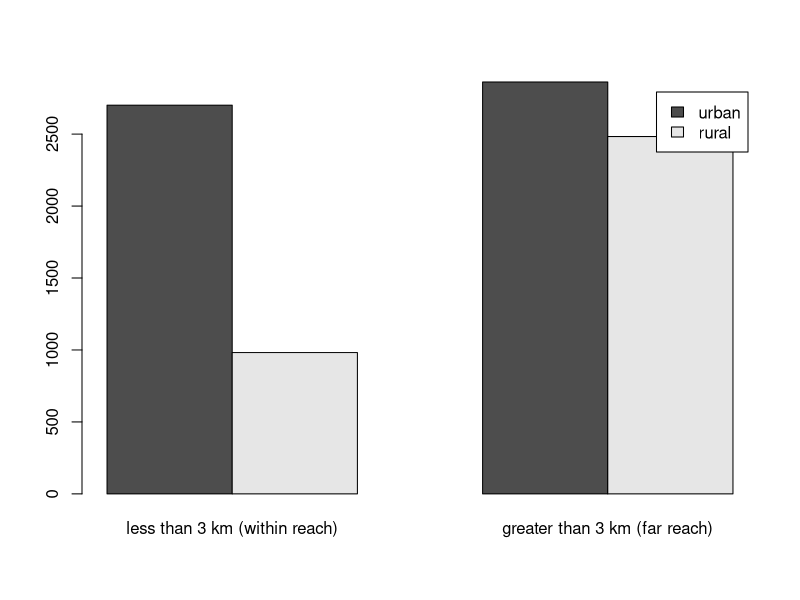
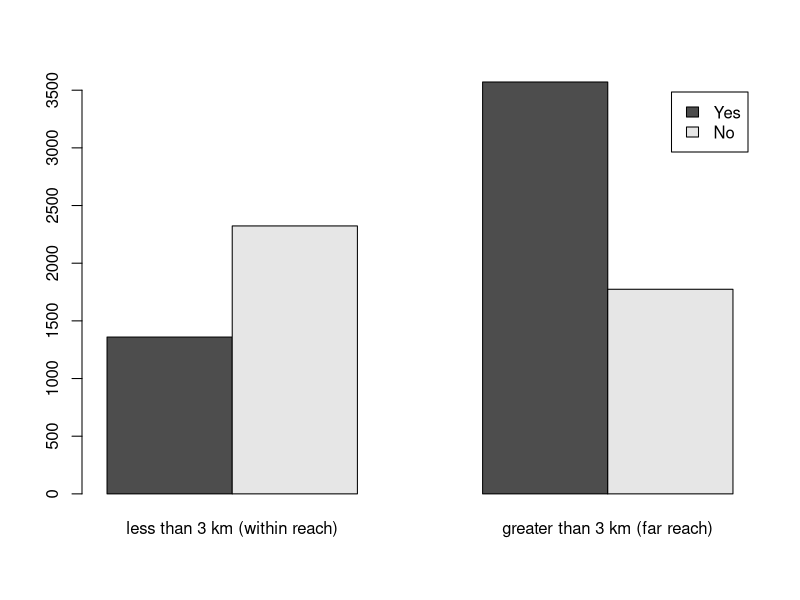
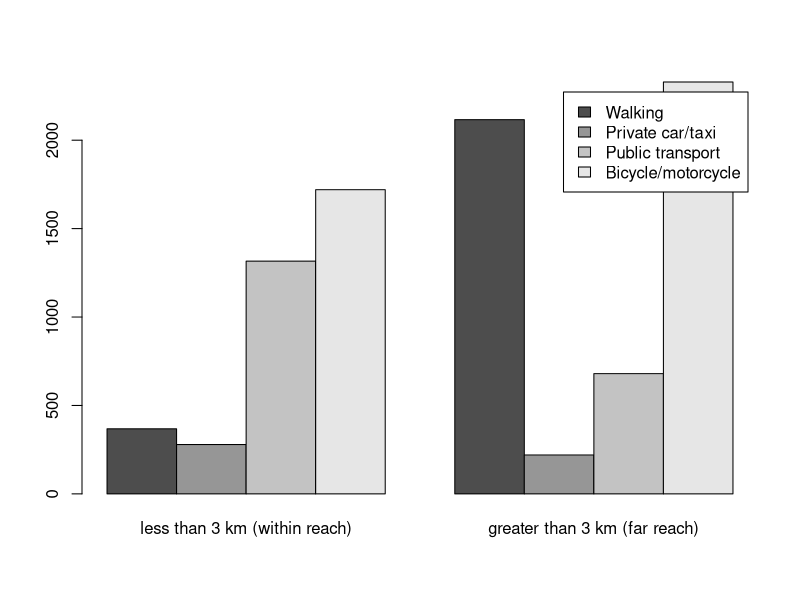
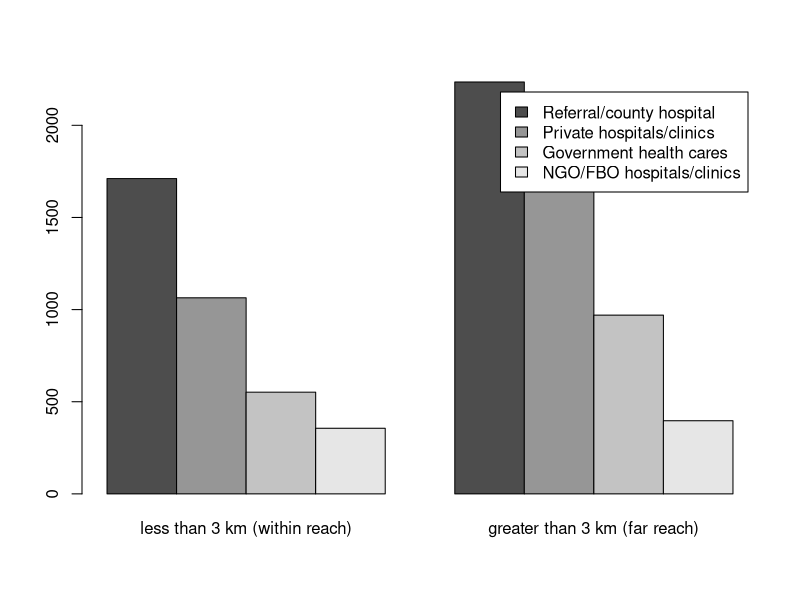
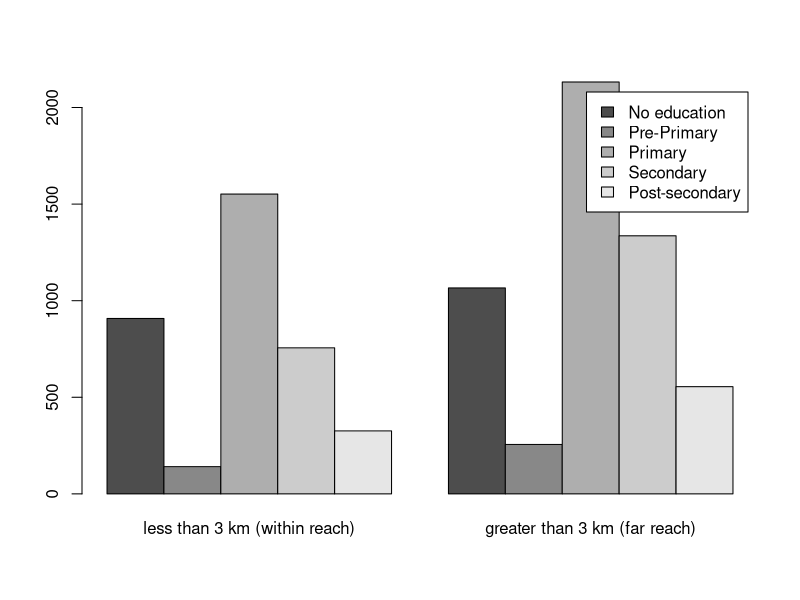
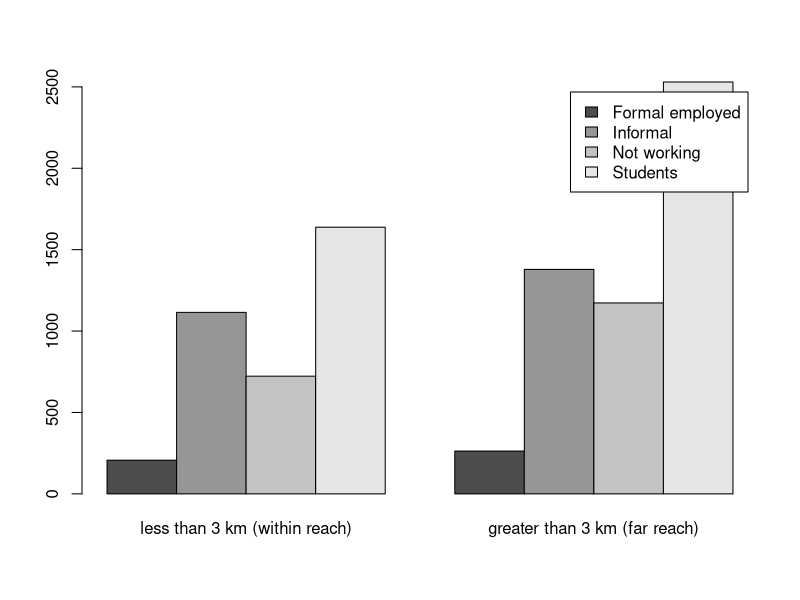
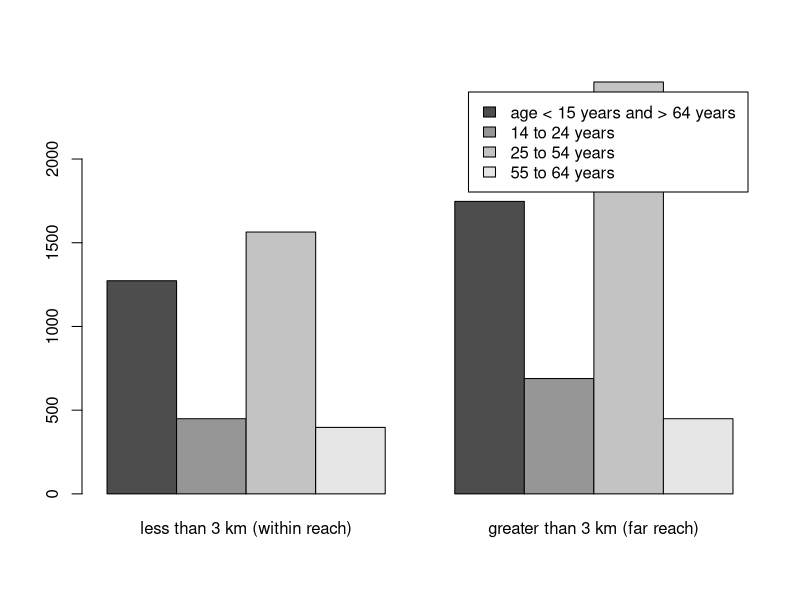
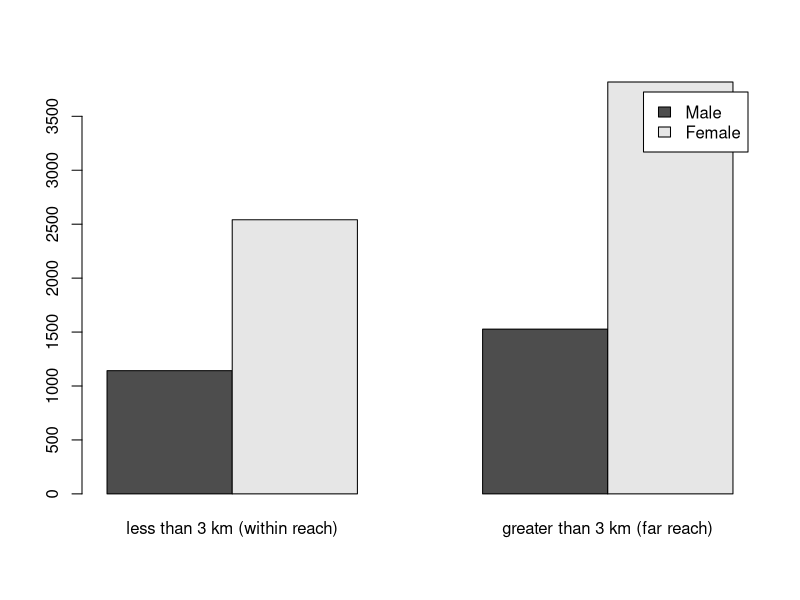

Reproduce these figures in R, in order.
#chi square calculation place of residence
rownames =c("urban", "rural")
colnames = c("less than 3 km (within reach)", "greater than 3 km (far reach)")
c <- matrix(c(2701,2862,982,2483),
            nrow = 2,
            byrow = TRUE,
            dimnames = list(rownames, colnames))
c
#HO=No relationship between the categorical variables.
chic <- chisq.test(c, correct = T) #<0.001
chic
barplot(c, beside = T, legend = T)



#chi square calculation Nearest facility.
rownames =c("Yes", "No")
colnames = c("less than 3 km (within reach)", "greater than 3 km (far reach)")
nearfacility <- matrix(c(1360,3571,2323,1774),
                       nrow = 2,
                       byrow = TRUE,
                       dimnames = list(rownames, colnames))
nearfacility
chinearfacility <- chisq.test(nearfacility) #<0.001
chinearfacility
barplot(nearfacility, beside = T, legend = T)


#chi square calculation Mode of transport.
rownames =c("Walking", "Private car/taxi", "Public transport", "Bicycle/motorcycle")
colnames = c("less than 3 km (within reach)", "greater than 3 km (far reach)")
modeoftransport <- matrix(c(368,2116,279,220,1316,680,1720,2329),
                          nrow = 4,
                          byrow = TRUE,
                          dimnames = list(rownames, colnames))
modeoftransport
chimodeoftransport <- chisq.test(modeoftransport)#<0.001
chimodeoftransport
barplot(modeoftransport, beside = T, legend = T)


#chi square calculation Facility type.
rownames =c("Referral/county hospital", "Private hospitals/clinics", "Government health cares", "NGO/FBO hospitals/clinics")
colnames = c("less than 3 km (within reach)", "greater than 3 km (far reach)")
facilitytype <- matrix(c(1711,2235,1064,1743,552,970,356,397),
                       nrow = 4,
                       byrow = TRUE,
                       dimnames = list(rownames, colnames))
facilitytype
chifacilitytype <- chisq.test(facilitytype)#<0.001
chifacilitytype
barplot(facilitytype, beside = T, legend = T)



#chi square calculation Education.
rownames =c("No education", "Pre-Primary", "Primary", "Secondary", "Post-secondary")
colnames = c("less than 3 km (within reach)", "greater than 3 km (far reach)")
education <- matrix(c(908,1066,141,256,1552,2132,756,1336,326,555),
                    nrow = 5,
                    byrow = TRUE,
                    dimnames = list(rownames, colnames))
education
chieducation <- chisq.test(education)#<0.001
chieducation
barplot(education, beside = T, legend = T)


#chi square calculation Employment status.
rownames =c("Formal employed", "Informal", "Not working", "Students")
colnames = c("less than 3 km (within reach)", "greater than 3 km (far reach)")
employmentstatus <- matrix(c(207,263,1115,1379,723,1173,1638,2530),
                           nrow = 4,
                           byrow = TRUE,
                           dimnames = list(rownames, colnames))
employmentstatus
chiemploymentstatus <- chisq.test(employmentstatus)#<0.001
chiemploymentstatus
barplot(employmentstatus, beside = T, legend = T)



#chi square calculation Age group.
rownames =c("age < 15 years and > 64 years ", "14 to 24 years", "25 to 54 years", "55 to 64 years")
colnames = c("less than 3 km (within reach)", "greater than 3 km (far reach)")
agegroup <- matrix(c(1273,1747,449,689,1564,2460,397,449),
                   nrow = 4,
                   byrow = TRUE,
                   dimnames = list(rownames, colnames))
agegroup
chiagegroup <- chisq.test(agegroup)#<0.001
chiagegroup
barplot(agegroup, beside = T, legend = T)



#chi square calculation Sex.
rownames =c("Male", "Female")
colnames = c("less than 3 km (within reach)", "greater than 3 km (far reach)")
Sex <- matrix(c(1142,1527,2541,3818),
              nrow = 2,
              byrow = TRUE,
              dimnames = list(rownames, colnames))
Sex
chisex <- chisq.test(Sex)#<0.001
chisex
barplot(Sex, beside = T, legend = T)
